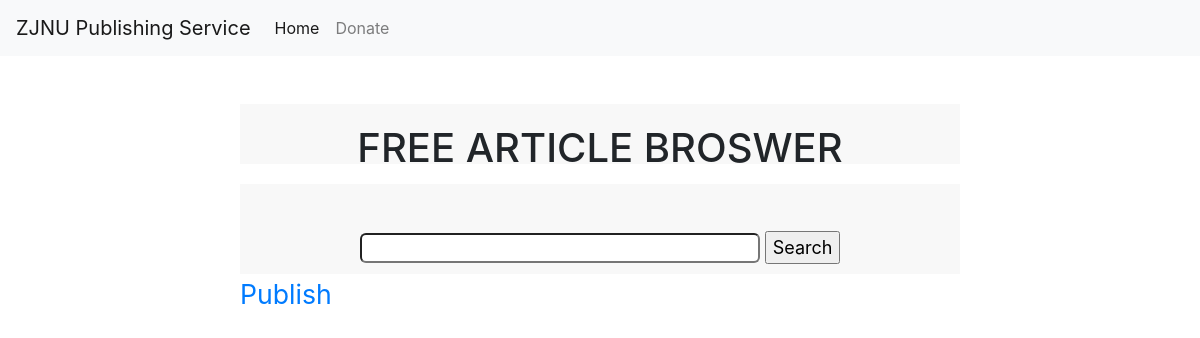
The app's page /forum/30, older data.
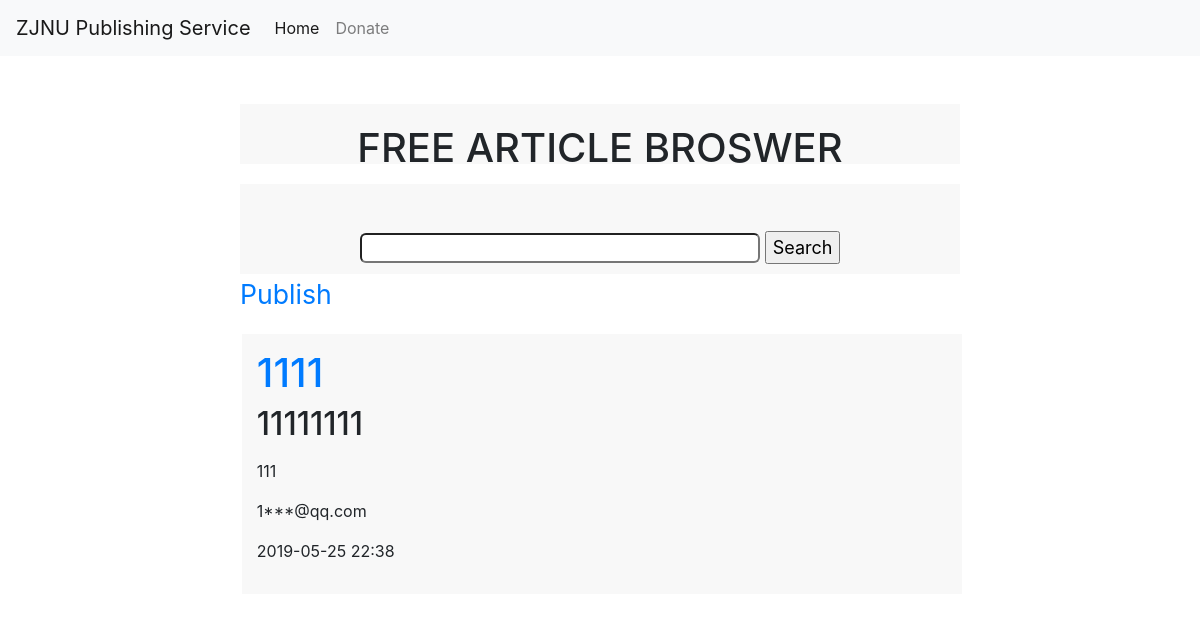
The same page, newer data.
### tables this page shows
CREATE TABLE Publish
(
    id text PRIMARY KEY,
    fname text,
    title text,
    abstract text,
    desc text,
    email text,
    path text,
    time text
);

### app.py (the view)
@app.route('/forum/<id>')
def forum(id):
    info = Serverdatabase.getArticle(id)
    tool = Tool()
    return render_template('publish1.html', info=info, id=id, tool=tool)

### app.py (called while the page is built)
@app.after_request
def after_request(response):
    if request.path.startswith('/'):
        id = request.path[request.path.rfind('/', 0)+1:]
        print(id)
        ip = request.remote_addr
        print(ip)
        Serverdatabase.set_count(id, ip)
    return response

@app.before_request
def before_request():
    if request.path.startswith('/publish/'):
        verify = Verify()
        verify.show()

@app.before_request
def beforeRequest():
    ip = request.remote_addr
    Serverdatabase.record_ip(ip)

    def jiami(self, email):
        email3 = email
        count1 = len(email)
        email = email[0:email.rfind('@', 0)]
        count = len(email)
        email1 = email[0:int(count / 3)]
        email2 = email[int(count / 3):count]
        email2 = email2.replace(email2, "***")
        email4 = email3[count:count1]
        email5 = email1 + email2 + email4
        return email5

### templates/publish1.html (shortened to what this page needs)
    <link rel="stylesheet" href="https://stackpath.bootstrapcdn.com/bootstrap/4.1.3/css/bootstrap.min.css">
<body>
<nav class="navbar navbar-expand-lg navbar-light bg-light">
  <a class="navbar-brand" href="#">ZJNU Publishing Service</a>
  <div class="collapse navbar-collapse" id="navbarSupportedContent">
    <ul class="navbar-nav mr-auto">
      <li class="nav-item active">
        <a class="nav-link" href="{{ url_for('catalogue') }}">Home <span class="sr-only">(current)</span></a>
      </li>
      <li class="nav-item">
        <a class="nav-link" href="{{ url_for('donate') }}">Donate</a>
      </li>
    </ul>
  </div>
</nav>
<br/>
<br/>
<div id="head">
  <h1 id="h1">FREE ARTICLE BROSWER</h1>
</div>
<div id="select">
<form action="search/{{ id }}" method="Post" align="center"><br/>
<input type="text" name="search_content" class="input">
<input type="submit" value="Search">
</form>
</div>
<div style="width: 60%;margin-left: 20%;margin-right: 20%">
    <a href = "{{ url_for("publish",id = id) }}" style="font-size: 20pt" align = "center">Publish</a>
</div>
<ol>
{% autoescape false %}
{% for item in info %}
    <li class="li"> <div class="content"><h1><a href = "/{{ item[0] }}">{{ item[2] }}</a> </h1> <h2>{{ item[3] }} </h2> <p>{{ item[4] }}</p><p> {{ tool.jiami(item[5]) }}</p><p> {{ item[7] }}</p></div></li>
{% endfor %}
{% endautoescape %}
</ol>
</body>
</html>

Row changes from the older to the newer data that the page shows:
added Publish: title "1111", abstract "11111111", desc "111", jiami "1***@qq.com", time "2019-05-25 22:38"
